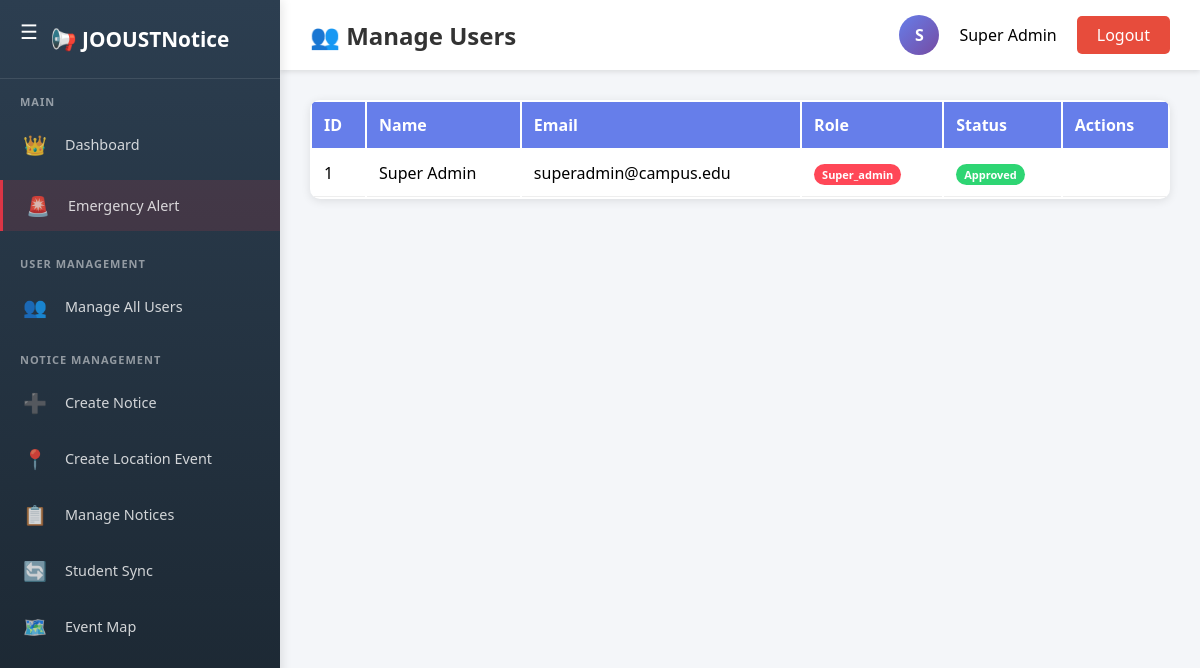
/super_admin/manage_users.php (signed in), run on the app's committed database.
### tables this page shows
CREATE TABLE IF NOT EXISTS `users` (
    `id` INT UNSIGNED NOT NULL AUTO_INCREMENT,
    `name` VARCHAR(150) NOT NULL,
    `email` VARCHAR(200) NOT NULL,
    `student_id` VARCHAR(100) NULL,
    `password` VARCHAR(255) NOT NULL,
    `role` ENUM('super_admin','admin','student') NOT NULL DEFAULT 'student',
    `admin_type` VARCHAR(100) NULL,
    `faculty_id` INT UNSIGNED NULL,
    `year` TINYINT UNSIGNED NULL,
    `membership` VARCHAR(100) NULL,
    `profile_picture` VARCHAR(255) NULL,
    `reset_token` VARCHAR(255) NULL,
    `reset_expires` DATETIME NULL,
    `is_approved` TINYINT(1) NOT NULL DEFAULT 0,
    `is_active` TINYINT(1) NOT NULL DEFAULT 1,
    `created_at` DATETIME NOT NULL DEFAULT CURRENT_TIMESTAMP,
    `updated_at` DATETIME NULL ON UPDATE CURRENT_TIMESTAMP,
    PRIMARY KEY (`id`),
    UNIQUE KEY `ux_users_email` (`email`),
    UNIQUE KEY `ux_users_student_id` (`student_id`),
    KEY `idx_users_faculty` (`faculty_id`),
    CONSTRAINT `fk_users_faculty` FOREIGN KEY (`faculty_id`) REFERENCES `faculties` (`id`) ON DELETE SET NULL ON UPDATE CASCADE
);

### super_admin/manage_users.php (the view, shortened to what this page needs)
<?php
require_once '../config/database.php';
$users = $pdo->query("SELECT * FROM users ORDER BY created_at DESC")->fetchAll();
?>
<!DOCTYPE html>
<html>
<head>
    <link rel="stylesheet" href="../assets/css/dashboard.css">
</head>
<body>
    <div class="dashboard-container">
        <?php include '../includes/sidebar.php'; ?>
        <div class="main-content">
            <div class="top-navbar">
                <h2 class="page-title">👥 Manage Users</h2>
                <div class="user-info">
                    <div class="user-avatar"><?= strtoupper(substr($_SESSION['user_name'], 0, 1)) ?></div>
                    <span><?= $_SESSION['user_name'] ?></span>
                    <a href="../logout.php" class="logout-btn">Logout</a>
                </div>
            </div>
            <div class="content-area">
                <table class="users-table">
                    <thead>
                        <tr>
                            <th>ID</th>
                            <th>Name</th>
                            <th>Email</th>
                            <th>Role</th>
                            <th>Status</th>
                            <th>Actions</th>
                        </tr>
                    </thead>
                    <tbody>
                        <?php foreach($users as $user): ?>
                            <tr>
                                <td><?= $user['id'] ?></td>
                                <td><?= htmlspecialchars($user['name']) ?></td>
                                <td><?= htmlspecialchars($user['email']) ?></td>
                                <td>
                                    <span class="badge badge-<?= $user['role'] ?>">
                                        <?= ucfirst($user['role']) ?>
                                    </span>
                                </td>
                                <td>
                                    <?php if($user['is_approved']): ?>
                                        <span class="badge badge-approved">Approved</span>
                                    <?php else: ?>
                                        <span class="badge badge-pending">Pending</span>
                                    <?php endif; ?>
                                </td>
                                <td>
                                </td>
                            </tr>
                        <?php endforeach; ?>
                    </tbody>
                </table>
            </div>
        </div>
    </div>
</body>
</html>

### includes/sidebar.php (shortened to what this page needs)
<?php
$current_page = basename($_SERVER['PHP_SELF']);
$user_role = $_SESSION['user_role'] ?? 'student';
?>
<div class="sidebar" id="sidebar">
    <div class="sidebar-header">
        <button class="toggle-sidebar-top" onclick="toggleSidebar()" title="Toggle Sidebar">
            <span id="toggle-icon">☰</span>
        </button>
        <h3>📢 JOOUSTNotice</h3>
    </div>
    <div class="sidebar-menu">
        <?php if($user_role == 'super_admin'): ?>
            <div class="menu-section">Main</div>
            <a href="../super_admin/dashboard.php" class="menu-item <?php echo ($current_page == 'dashboard.php') ? 'active' : ''; ?>">
                <span class="menu-icon">👑</span>
                <span class="menu-text">Dashboard</span>
            </a>
            <a href="../super_admin/emergency_alert.php" class="menu-item emergency-menu <?php echo ($current_page == 'emergency_alert.php') ? 'active' : ''; ?>">
                <span class="menu-icon">🚨</span>
                <span class="menu-text">Emergency Alert</span>
            </a>
            <div class="menu-section">User Management</div>
            <a href="../super_admin/manage_all_users.php" class="menu-item <?php echo ($current_page == 'manage_all_users.php') ? 'active' : ''; ?>">
                <span class="menu-icon">👥</span>
                <span class="menu-text">Manage All Users</span>
            </a>
            <div class="menu-section">Notice Management</div>
            <a href="../super_admin/create_notice.php" class="menu-item <?php echo ($current_page == 'create_notice.php') ? 'active' : ''; ?>">
                <span class="menu-icon">➕</span>
                <span class="menu-text">Create Notice</span>
            </a>
            <a href="../super_admin/create_notice_with_location.php" class="menu-item <?php echo ($current_page == 'create_notice_with_location.php') ? 'active' : ''; ?>">
                <span class="menu-icon">📍</span>
                <span class="menu-text">Create Location Event</span>
            </a>
            <a href="../super_admin/manage_notices.php" class="menu-item <?php echo ($current_page == 'manage_notices.php') ? 'active' : ''; ?>">
                <span class="menu-icon">📋</span>
                <span class="menu-text">Manage Notices</span>
            </a>
            <a href="../super_admin/student_sync.php" class="menu-item <?php echo ($current_page == 'student_sync.php') ? 'active' : ''; ?>">
                <span class="menu-icon">🔄</span>
                <span class="menu-text">Student Sync</span>
            </a>
            <a href="../super_admin/event_map.php" class="menu-item <?php echo ($current_page == 'event_map.php') ? 'active' : ''; ?>">
                <span class="menu-icon">🗺️</span>
                <span class="menu-text">Event Map</span>
            </a>
        <?php endif; ?>
    </div>
</div>

### assets/css/dashboard.css (style rules this page uses)
* { margin: 0; padding: 0; box-sizing: border-box; }
body { font-family: 'Segoe UI', Tahoma, Geneva, Verdana, sans-serif; background: #f4f6f9; overflow-x: hidden; }
.dashboard-container { display: flex; min-height: 100vh; }
.sidebar { width: 280px; background: linear-gradient(180deg, #2c3e50 0%, #1a252f 100%); color: white; position: fixed; height: 100vh; left: 0; top: 0; transition: all 0.3s ease; z-index: 1000; overflow-y: auto; box-shadow: 2px 0 10px rgba(0,0,0,0.1); }
.sidebar-header { padding: 25px 20px; text-align: center; border-bottom: 1px solid rgba(255,255,255,0.1); }
.sidebar-header h3 { font-size: 1.3rem; white-space: nowrap; margin: 0; }
.menu-section { padding: 15px 20px 5px 20px; font-size: 11px; text-transform: uppercase; letter-spacing: 1px; opacity: 0.5; font-weight: 600; }
.menu-item { padding: 12px 20px; margin: 5px 0; transition: all 0.3s; cursor: pointer; display: flex; align-items: center; gap: 15px; color: rgba(255,255,255,0.8); text-decoration: none; position: relative; }
.menu-icon { font-size: 1.2rem; min-width: 30px; text-align: center; }
.menu-text { font-size: 0.9rem; white-space: nowrap; }
.main-content { margin-left: 280px; flex: 1; transition: all 0.3s ease; width: 100%; min-height: 100vh; background: #f4f6f9; }
.top-navbar { background: white; padding: 15px 30px; box-shadow: 0 2px 5px rgba(0,0,0,0.1); display: flex; justify-content: space-between; align-items: center; position: sticky; top: 0; z-index: 999; }
.page-title { font-size: 1.5rem; color: #333; margin: 0; }
.user-info { display: flex; align-items: center; gap: 20px; }
.user-avatar { width: 40px; height: 40px; background: linear-gradient(135deg, #667eea 0%, #764ba2 100%); border-radius: 50%; display: flex; align-items: center; justify-content: center; color: white; font-weight: bold; font-size: 1rem; }
.logout-btn { background: #e74c3c; color: white; padding: 8px 20px; border-radius: 5px; text-decoration: none; transition: background 0.3s; }
.content-area { padding: 30px; }

### super_admin/manage_users.php (style rules this page uses)
.users-table { width: 100%; background: white; border-radius: 10px; overflow: hidden; box-shadow: 0 2px 10px rgba(0,0,0,0.1); }
.users-table th { background: #667eea; color: white; padding: 12px; text-align: left; }
.users-table td { padding: 12px; border-bottom: 1px solid #eee; }
.badge { padding: 3px 8px; border-radius: 20px; font-size: 11px; font-weight: bold; }
.badge-super_admin { background: #ff4757; color: white; }
.badge-approved { background: #2ed573; color: white; }

### includes/sidebar.php (style rules this page uses)
.sidebar { width: 280px; background: linear-gradient(180deg, #2c3e50 0%, #1a252f 100%); color: white; position: fixed; height: 100vh; left: 0; top: 0; transition: all 0.3s ease; z-index: 1000; overflow-y: auto; box-shadow: 2px 0 10px rgba(0,0,0,0.1); }
.sidebar-header { padding: 25px 20px; text-align: center; border-bottom: 1px solid rgba(255,255,255,0.1); position: relative; }
.toggle-sidebar-top { position: absolute; left: 15px; top: 15px; background: none; border: none; color: white; font-size: 20px; cursor: pointer; padding: 5px; border-radius: 3px; transition: background 0.2s ease; }
.sidebar-header h3 { font-size: 1.3rem; white-space: nowrap; margin: 0; }
.menu-section { padding: 15px 20px 5px 20px; font-size: 11px; text-transform: uppercase; letter-spacing: 1px; opacity: 0.5; font-weight: 600; }
.menu-item { padding: 12px 20px; margin: 5px 0; transition: all 0.3s; cursor: pointer; display: flex; align-items: center; gap: 15px; color: rgba(255,255,255,0.8); text-decoration: none; position: relative; }
.emergency-menu { background: rgba(220, 53, 69, 0.15); border-left: 3px solid #dc3545; margin: 10px 0; }
.emergency-menu .menu-icon { animation: emergencyIcon 1s infinite; }
.menu-icon { font-size: 1.2rem; min-width: 30px; text-align: center; }
.menu-text { font-size: 0.9rem; white-space: nowrap; }

### data on the page
users: id "1", name "Super Admin", email "superadmin@campus.edu", role "Super_admin", is_approved "Approved"

### other printed values
substr($_SESSION['user_name'], 0, 1) "S"
$_SESSION['user_name'] "Super Admin"
